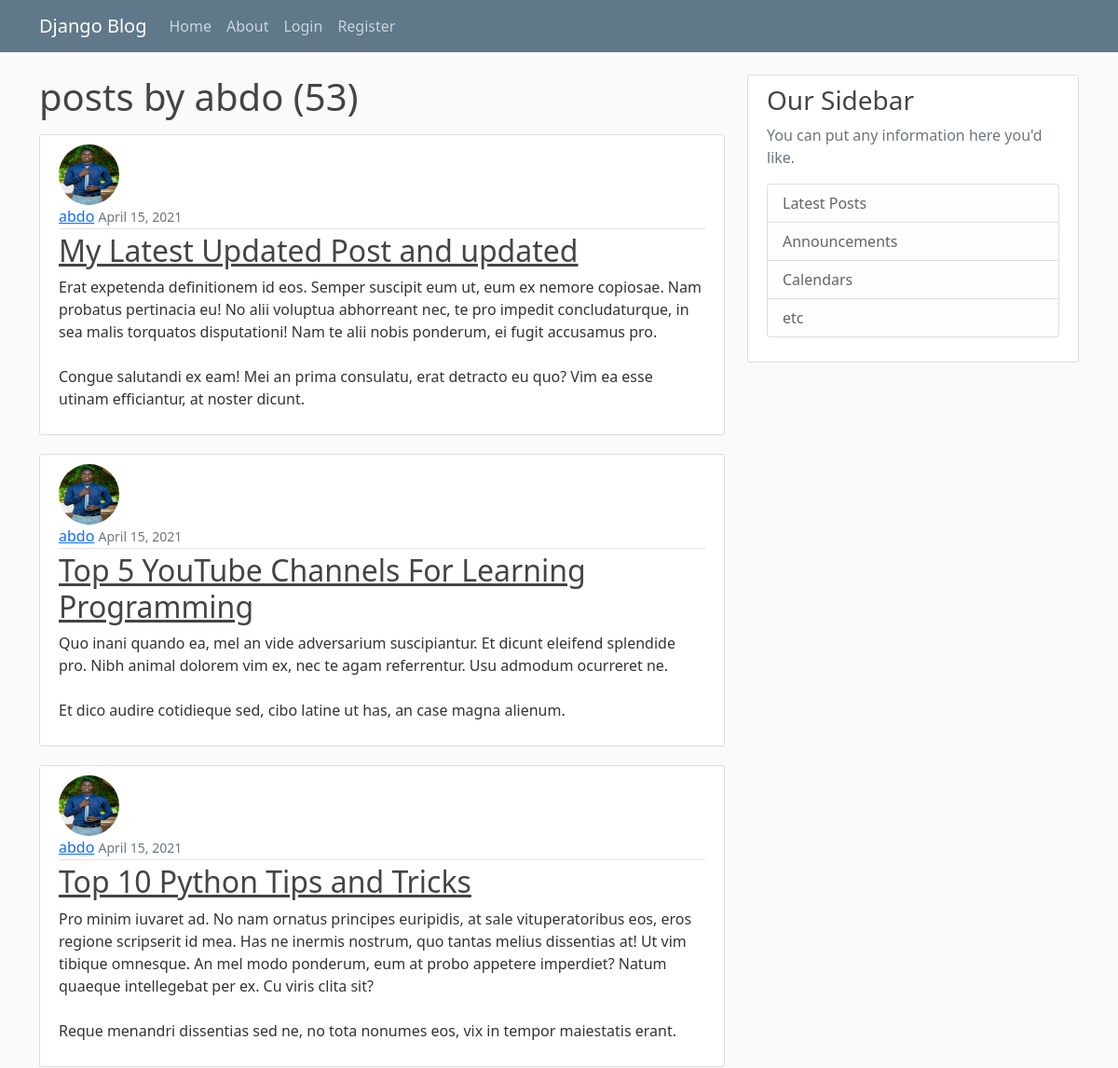
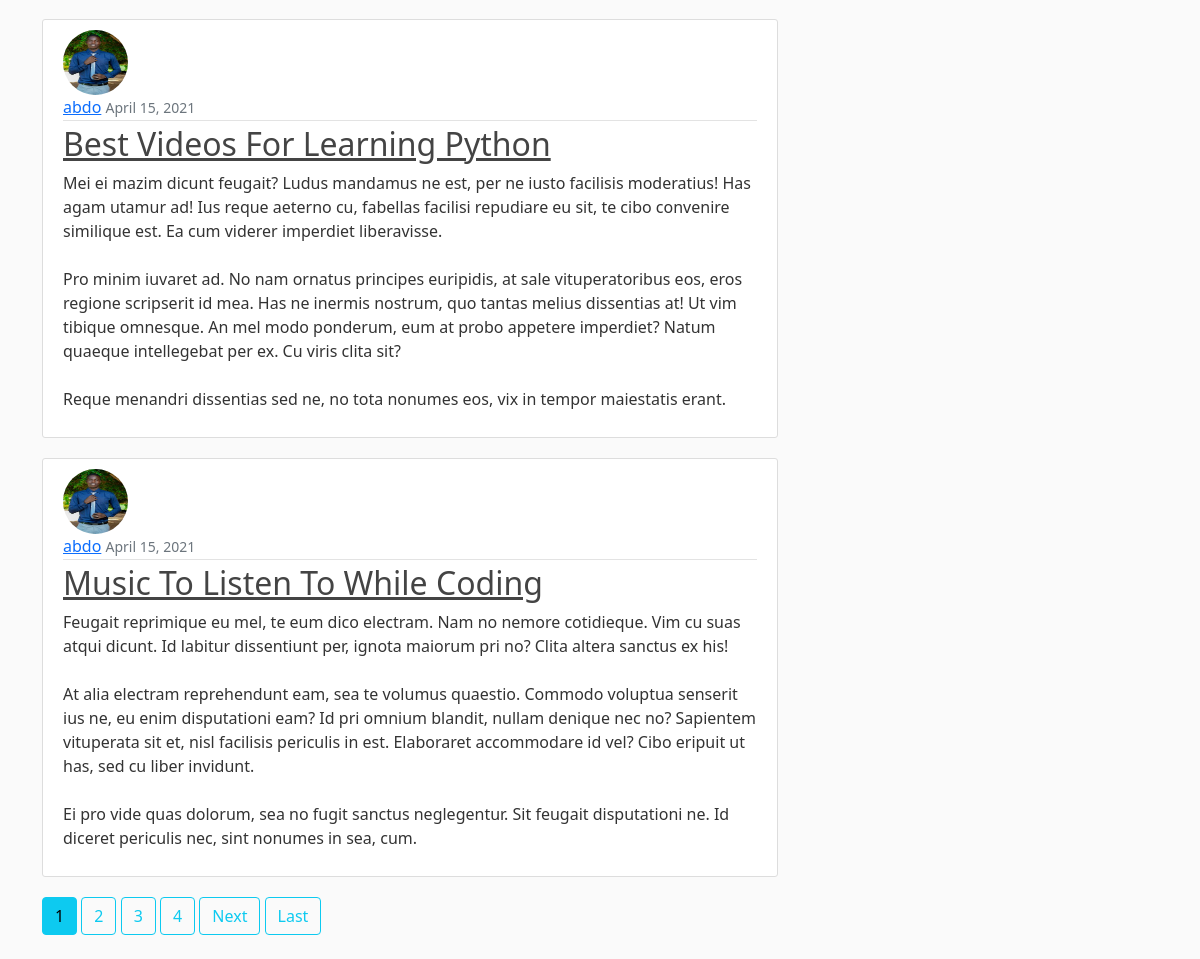
The app's page /user/abdo/ with its own data (2 pictures, top to bottom).
### blog/models.py (models this page shows, shortened)
class Post(models.Model):
    title = models.CharField(max_length = 100)
    content = models.TextField()
    date_posted = models.DateTimeField(default=timezone.now)
    author = models.ForeignKey(User, on_delete = models.CASCADE, db_constraint=False)

### users/models.py (models this page shows, shortened)
class Profile(models.Model):
    user = models.OneToOneField(User, on_delete = models.CASCADE)
    image = models.ImageField(default = 'default.jpg', upload_to = 'profile_pics')

### blog/views.py (the view)
# urls.py: path('user/<str:username>/', UserPostListView.as_view(), name= "user-posts"),
class UserPostListView(ListView):
    model = Post
    template_name = 'blog/user_posts.html'
    context_object_name = 'posts'
    paginate_by = 5
    def get_queryset(self):
        user = get_object_or_404(User, username = self.kwargs.get('username'))
        return Post.objects.filter(author = user).order_by('-date_posted')

### blog/templates/blog/user_posts.html (shortened to what this page needs)
{% extends "blog/base.html" %}
{% block content %}
    <h1 class = "mb-3">posts by {{view.kwargs.username}} ({{ page_obj.paginator.count }})</h1>
    {% for post in posts %}
        <article class="media content-section">
            <img class = "rounded-circle article-img" src = "{{ post.author.profile.image.url }}">
            <div class="media-body">
            <div class="article-metadata">
                <a class="mr-2" href="{% url 'user-posts' post.author.username %}">{{ post.author }}</a>
                <small class="text-muted">{{ post.date_posted|date:"F d, Y" }}</small>
            </div>
            <h2><a class="article-title" href="{% url 'post-detail' post.id %}">{{ post.title }}</a></h2>
            <p class="article-content">{{ post.content }}</p>
            </div>
        </article>
    {% endfor %}
    {% if is_paginated %}
        {% for num in page_obj.paginator.page_range %}
            {% if page_obj.number == num %}
                <a class = "btn btn-info mb-4" href="?page={{ num }}">{{ num }}</a>
            {% elif num > page_obj.number|add:'-4' and num < page_obj.number|add:'4' %}
                <a class = "btn btn-outline-info mb-4" href="?page={{ num }}">{{ num }}</a>
            {% endif %}
        {% endfor %}
        {% if page_obj.has_next %}
            <a class = "btn btn-outline-info mb-4" href="?page={{ page_obj.next_page_number }}">Next</a>
            <a class = "btn btn-outline-info mb-4" href="?page={{ page_obj.paginator.num_pages }}">Last</a>
        {% endif %}
    {% endif %}
{% endblock %}

### blog/static/blog/main.css (style rules this page uses)
body { background: #fafafa; color: #333333; margin-top: 5rem; }
h1, h2, h3, h4, h5, h6 { color: #444444; }
.content-section { background: #ffffff; padding: 10px 20px; border: 1px solid #dddddd; border-radius: 3px; margin-bottom: 20px; }
.article-title { color: #444444; }
.article-content { white-space: pre-line; }
.article-img { height: 65px; width: 65px; margin-right: 16px; }
.article-metadata { padding-bottom: 1px; margin-bottom: 4px; border-bottom: 1px solid #e3e3e3 }

### records on screen
Post: author.profile.image (picture), author "abdo", date_posted "April 15, 2021", title "My Latest Updated Post and updated", content "Erat expetenda definitionem id eos. Semper suscipit eum ut, eum ex nemore copiosae. Nam probatus pertinacia eu! No alii voluptua abhorreant nec, te pro impedit concludaturque, in sea malis torquatos disputationi! Nam te alii nobis ponderum, ei fugit accusamus pro. Congue salutandi ex eam! Mei an prima consulatu, erat detracto eu quo? Vim ea esse utinam efficiantur, at noster dicunt."
Post: author.profile.image (picture), author "abdo", date_posted "April 15, 2021", title "Top 5 YouTube Channels For Learning Programming", content "Quo inani quando ea, mel an vide adversarium suscipiantur. Et dicunt eleifend splendide pro. Nibh animal dolorem vim ex, nec te agam referrentur. Usu admodum ocurreret ne. Et dico audire cotidieque sed, cibo latine ut has, an case magna alienum."
Post: author.profile.image (picture), author "abdo", date_posted "April 15, 2021", title "Top 10 Python Tips and Tricks", content "Pro minim iuvaret ad. No nam ornatus principes euripidis, at sale vituperatoribus eos, eros regione scripserit id mea. Has ne inermis nostrum, quo tantas melius dissentias at! Ut vim tibique omnesque. An mel modo ponderum, eum at probo appetere imperdiet? Natum quaeque intellegebat per ex. Cu viris clita sit? Reque menandri dissentias sed ne, no tota nonumes eos, vix in tempor maiestatis erant."
Post: author.profile.image (picture), author "abdo", date_posted "April 15, 2021", title "Best Videos For Learning Python", content "Mei ei mazim dicunt feugait? Ludus mandamus ne est, per ne iusto facilisis moderatius! Has agam utamur ad! Ius reque aeterno cu, fabellas facilisi repudiare eu sit, te cibo convenire similique est. Ea cum viderer imperdiet liberavisse. Pro minim iuvaret ad. No nam ornatus principes euripidis, at sale vituperatoribus eos, eros regione scripserit id mea. Has ne inermis nostrum, quo tantas melius dissentias at! Ut vim tibique omnesque. An mel modo ponderum, eum at probo appetere imperdiet? Natum quaeque intellegebat per ex. Cu viris clita sit? Reque menandri dissentias sed ne, no tota nonumes eos, vix in tempor maiestatis erant."
Post: author.profile.image (picture), author "abdo", date_posted "April 15, 2021", title "Music To Listen To While Coding", content "Feugait reprimique eu mel, te eum dico electram. Nam no nemore cotidieque. Vim cu suas atqui dicunt. Id labitur dissentiunt per, ignota maiorum pri no? Clita altera sanctus ex his! At alia electram reprehendunt eam, sea te volumus quaestio. Commodo voluptua senserit ius ne, eu enim disputationi eam? Id pri omnium blandit, nullam denique nec no? Sapientem vituperata sit et, nisl facilisis periculis in est. Elaboraret accommodare id vel? Cibo eripuit ut has, sed cu liber invidunt. Ei pro vide quas dolorum, sea no fugit sanctus neglegentur. Sit feugait disputationi ne. Id diceret periculis nec, sint nonumes in sea, cum."

### other values on screen
{{ view.kwargs.username }} "abdo"
{{ page_obj.paginator.count }} "53"
{{ num }} "1"
{{ num }} "2" "3" "4"
